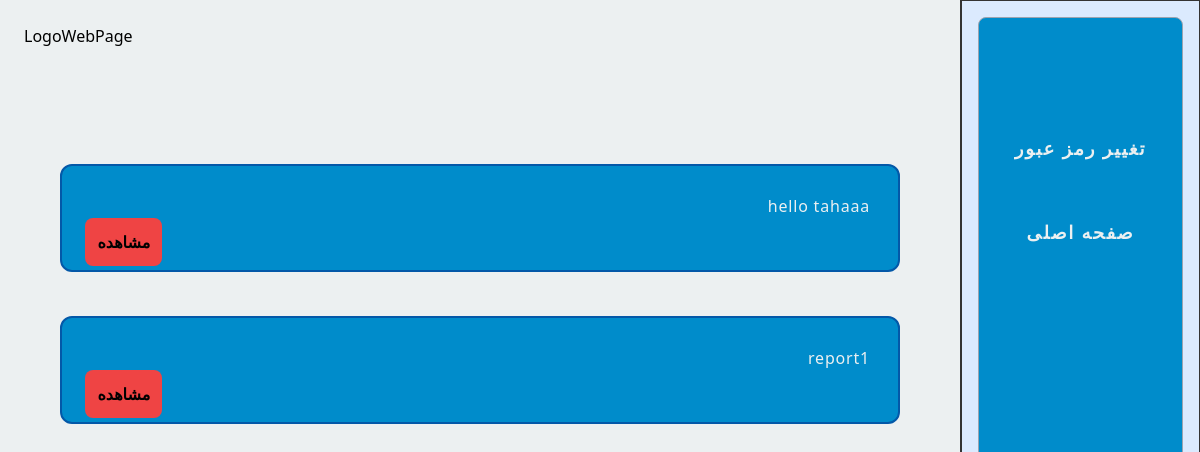
The app's page /view_reports_supervisor, older data.
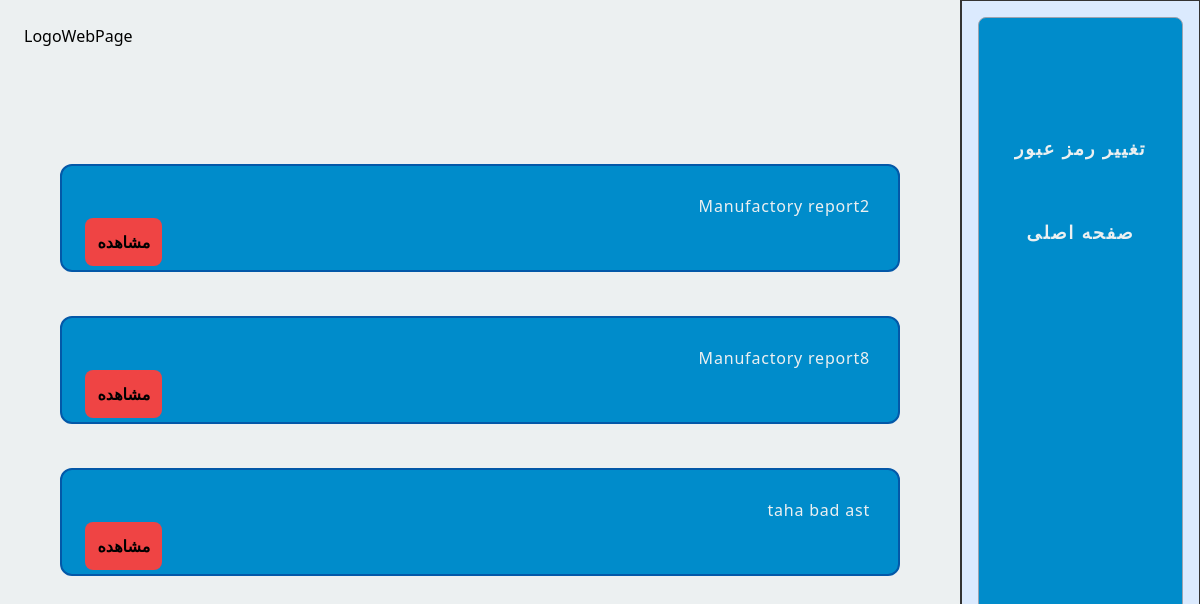
The same page, newer data.
### bimapp/models.py (models this page shows, shortened)
class Manufactory_report(models.Model):
    writer_username = models.CharField(max_length=8)
    title = models.CharField(max_length=8)
    report = models.CharField(max_length=500)
    id_number = models.IntegerField(default=0)

### bimapp/views.py (the view)
# urls.py: path('view_reports_supervisor' , views.view_reports_supervisor, name="view_reports_supervisor"),
def view_reports_supervisor(request):
    user_data = request.session.get('user_data', {})
    all_reports = Manufactory_report.objects.all()
    data = {
        'all_reports' : all_reports ,
        'user_data': user_data
    }
    if request.method == 'POST':
        report_id = request.POST.get('report_id')
        print(report_id)
        request.session['report_id'] = {'report_id': report_id}
        return redirect('view_reports_exact_supervisor')
    return render(request, "seeReportSuperviser.html", data)

### templates/seeReportSuperviser.html (shortened to what this page needs)
<!DOCTYPE html>
<html lang="en">
  <head>
    <link rel="stylesheet" href="static/css/style2.css" />
  </head>
  <body class="transition-all duration-300 bg-semiWhite relative">
    <div class="min-h-screen w-full flex relative">
      <div class="md:w-4/5 w-full p-6">
        <div>LogoWebPage</div>
        <div class="text-right p-9 mt-20 tracking-wider">
          <div class="allReports space-y-5">
            {% for item in all_reports %}
            <form id="yourForm" action="/view_reports_supervisor" method="post">
            <div class="report">
              <div
                class="border-2 border-bluewhte rounded-xl p-7 bg-bluelg text-semiWhite relative"
              >
                <p id="yourParagraph" type="text" class="max-h-24 overflow-hidden">
                  {{ item.report }}
                </p>
                <button
                type="submit"
                  class="bg-red-500 absolute cursor-pointer top-1/2 right-88% p-3 rounded-lg text-black hover:bg-semiWhite transition-all duration-300 font-bold"
                >
                  مشاهده
              </button><br>
              </div>
            </div><br>
        </form>
        {% endfor %}
          </div>
        </div>
      </div>
      <div
        class="md:w-1/5 hidden md:inline-block text-right border border-l-2 border-dark-gray text-semiWhite bg-blue-100"
      >
        <div
          class="m-4 border border-gray-400 bg-bluelg h-[calc(100%_-_2rem)] rounded-lg text-center p-2"
        >
          <div class="mt-24 text-lg font-bold">
            <ul class="space-y-8 tracking-widest">
              <li>
                <div
                  class="hover:text-black hover:bg-semiWhite hover:rounded-lg p-3 transition-all duration-500"
                >
                  <a
                    class="cursor-pointer"
                    href="{% url 'change_password_supervisor' %}"
                    >تغییر رمز عبور</a
                  >
                </div>
              </li>
              <li>
                <div
                  class="hover:text-black hover:bg-semiWhite hover:rounded-lg p-3 transition-all duration-500"
                >
                  <a class="cursor-pointer" href="{% url 'supervisor' %}"
                    >صفحه اصلی</a
                  >
                </div>
              </li>
            </ul>
          </div>
        </div>
      </div>
    </div>
  </body>
</html>

Row changes from the older to the newer data that the page shows:
changed Manufactory_report: report "hello tahaaa" → "Manufactory report2"
changed Manufactory_report: report "report1" → "Manufactory report8"
added Manufactory_report: report "taha bad ast"
